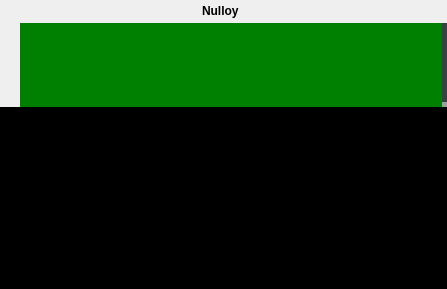
<?xml version="1.0" encoding="UTF-8"?>
<ui version="4.0">
 <class>mainWindow</class>
 <widget class="QDialog" name="mainWindow">
  <property name="geometry">
   <rect>
    <x>0</x>
    <y>0</y>
    <width>447</width>
    <height>289</height>
   </rect>
  </property>
  <property name="styleSheet">
   <string notr="true">
#coverWidget {
	background: transparent;
	border: 1px solid transparent;
}
#coverWidget:hover {
	border: 1px solid #E0A500;
}
NTrackInfoWidget {
	margin: 2;
}
NTrackInfoWidget QLabel {
	color: #D1D8DB;
	min-height: 11px;
	font-size: 10px;
	font-weight: bold;
	border-radius: 2;

	background: rgba(36, 43, 47, 200);
	padding: 0 1;
}
NTrackInfoWidget #MiddleCenter {
	font-size: 11px;
	min-height: 14px;
}

#playlistWidget {
	background: #000;
	color: #b6c0c6;
	qproperty-current_text_color: #e9f2f7;
	qproperty-failed_text_color: #555961;
	qproperty-file_drop_border_color: #E0A500;
	qproperty-file_drop_background: rgba(224, 165, 0, 50);
}

#playlistWidget::item {
	background: transparent;
}
#playlistWidget::item:selected {
	color: #fff;
	background: #3E484F;
}
#playlistWidget::item:hover {
	color: #fff;
	background: red;
}

#playlistWidget QScrollBar {
	background: transparent;
	width: 6;
	margin-left: 1px;
}
#playlistWidget QScrollBar::handle {
	background: #636970;
	min-height: 30px;
}
#playlistWidget QScrollBar::handle:hover {
	background: #E0A500;
}
#playlistWidget QScrollBar::add-line,
#playlistWidget QScrollBar::sub-line,
#playlistWidget QScrollBar::add-page,
#playlistWidget QScrollBar::sub-page {
	height: 0px;
	background: transparent;
}

QToolButton {
	border: none;
}

#volumeSlider {
	width: 5;
	background: #636970;
}
#volumeSlider:hover {
	background: #F0B000;
}
#volumeSlider::sub-page {
	background: #3B4047;
	margin-bottom: 3px;
}
#volumeSlider::groove:vertical {
	background: transparent;
}
#volumeSlider::handle {
	height: 5;
	background: rgba(180, 180, 180, 180);
}
#volumeSlider::handle:hover {
	background: #ff7b00;
}

#waveformSlider {
	background: green;
	qproperty-background: #000;
	qproperty-wave_background: white;
	qproperty-wave_border_color: transparent;
	qproperty-progress_playing_background: qlineargradient(spread:pad, x1:0, y1:0, x2:0, y2:1, stop:0 #fff657, stop:1 #ffa519);
	qproperty-remaining_playing_background: qlineargradient(spread:pad, x1:0, y1:0, x2:0, y2:1, stop:0 #c0cacd, stop:1 #919ca1);
	qproperty-progress_paused_background: qlineargradient(spread:pad, x1:0, y1:0, x2:0, y2:1, stop:0 #9BA0AA, stop:1 #686E79);
	qproperty-remaining_paused_background: qlineargradient(spread:pad, x1:0, y1:0, x2:0, y2:1, stop:0 #6d717b, stop:1 #545860);
	qproperty-groove_playing_background: #ff7b00;
	qproperty-groove_paused_background: #B0B5BF;
	qproperty-playing_composition: DestinationIn;
	qproperty-paused_composition: DestinationIn;
	qproperty-file_drop_border_color: #E0A500;
	qproperty-file_drop_background: rgba(224, 165, 0, 50);
}</string>
  </property>
  <layout class="QVBoxLayout" name="verticalLayout_4">
   <property name="spacing">
    <number>0</number>
   </property>
   <property name="margin">
    <number>0</number>
   </property>
   <item>
    <widget class="QWidget" name="borderWidget" native="true">
     <layout class="QVBoxLayout" name="verticalLayout">
      <property name="spacing">
       <number>2</number>
      </property>
      <property name="leftMargin">
       <number>0</number>
      </property>
      <property name="topMargin">
       <number>0</number>
      </property>
      <property name="rightMargin">
       <number>0</number>
      </property>
      <property name="bottomMargin">
       <number>0</number>
      </property>
      <item>
       <widget class="QWidget" name="titleWidget" native="true">
        <property name="minimumSize">
         <size>
          <width>0</width>
          <height>21</height>
         </size>
        </property>
        <property name="maximumSize">
         <size>
          <width>16777215</width>
          <height>21</height>
         </size>
        </property>
        <layout class="QHBoxLayout" name="horizontalLayout">
         <property name="spacing">
          <number>0</number>
         </property>
         <property name="margin">
          <number>0</number>
         </property>
         <item>
          <widget class="QLabel" name="iconLabel">
           <property name="sizePolicy">
            <sizepolicy hsizetype="Fixed" vsizetype="Fixed">
             <horstretch>0</horstretch>
             <verstretch>0</verstretch>
            </sizepolicy>
           </property>
           <property name="minimumSize">
            <size>
             <width>18</width>
             <height>18</height>
            </size>
           </property>
           <property name="maximumSize">
            <size>
             <width>18</width>
             <height>18</height>
            </size>
           </property>
           <property name="text">
            <string/>
           </property>
          </widget>
         </item>
         <item>
          <widget class="QToolButton" name="menuButton">
           <property name="sizePolicy">
            <sizepolicy hsizetype="Fixed" vsizetype="Expanding">
             <horstretch>0</horstretch>
             <verstretch>0</verstretch>
            </sizepolicy>
           </property>
           <property name="minimumSize">
            <size>
             <width>25</width>
             <height>0</height>
            </size>
           </property>
           <property name="maximumSize">
            <size>
             <width>25</width>
             <height>16777215</height>
            </size>
           </property>
           <property name="font">
            <font>
             <weight>75</weight>
             <bold>true</bold>
            </font>
           </property>
           <property name="focusPolicy">
            <enum>Qt::NoFocus</enum>
           </property>
           <property name="text">
            <string notr="true"/>
           </property>
          </widget>
         </item>
         <item>
          <spacer name="titleBarSpacer_2">
           <property name="orientation">
            <enum>Qt::Horizontal</enum>
           </property>
           <property name="sizeType">
            <enum>QSizePolicy::MinimumExpanding</enum>
           </property>
           <property name="sizeHint" stdset="0">
            <size>
             <width>10</width>
             <height>10</height>
            </size>
           </property>
          </spacer>
         </item>
         <item>
          <widget class="NLabel" name="titleLabel">
           <property name="sizePolicy">
            <sizepolicy hsizetype="Minimum" vsizetype="Preferred">
             <horstretch>0</horstretch>
             <verstretch>0</verstretch>
            </sizepolicy>
           </property>
           <property name="minimumSize">
            <size>
             <width>1</width>
             <height>0</height>
            </size>
           </property>
           <property name="font">
            <font>
             <weight>75</weight>
             <bold>true</bold>
            </font>
           </property>
           <property name="text">
            <string notr="true">Nulloy</string>
           </property>
           <property name="alignment">
            <set>Qt::AlignLeading|Qt::AlignLeft|Qt::AlignVCenter</set>
           </property>
          </widget>
         </item>
         <item>
          <spacer name="titleBarSpacer_1">
           <property name="orientation">
            <enum>Qt::Horizontal</enum>
           </property>
           <property name="sizeType">
            <enum>QSizePolicy::MinimumExpanding</enum>
           </property>
           <property name="sizeHint" stdset="0">
            <size>
             <width>10</width>
             <height>10</height>
            </size>
           </property>
          </spacer>
         </item>
         <item>
          <widget class="QToolButton" name="minimizeButton">
           <property name="sizePolicy">
            <sizepolicy hsizetype="Fixed" vsizetype="Expanding">
             <horstretch>0</horstretch>
             <verstretch>0</verstretch>
            </sizepolicy>
           </property>
           <property name="minimumSize">
            <size>
             <width>25</width>
             <height>0</height>
            </size>
           </property>
           <property name="maximumSize">
            <size>
             <width>25</width>
             <height>16777215</height>
            </size>
           </property>
           <property name="font">
            <font>
             <weight>75</weight>
             <bold>true</bold>
            </font>
           </property>
           <property name="focusPolicy">
            <enum>Qt::NoFocus</enum>
           </property>
           <property name="toolTip">
            <string>Minimize</string>
           </property>
           <property name="text">
            <string/>
           </property>
          </widget>
         </item>
         <item>
          <widget class="QToolButton" name="closeButton">
           <property name="sizePolicy">
            <sizepolicy hsizetype="Fixed" vsizetype="Expanding">
             <horstretch>0</horstretch>
             <verstretch>0</verstretch>
            </sizepolicy>
           </property>
           <property name="minimumSize">
            <size>
             <width>25</width>
             <height>0</height>
            </size>
           </property>
           <property name="maximumSize">
            <size>
             <width>25</width>
             <height>16777215</height>
            </size>
           </property>
           <property name="focusPolicy">
            <enum>Qt::NoFocus</enum>
           </property>
           <property name="toolTip">
            <string>Close</string>
           </property>
           <property name="text">
            <string/>
           </property>
          </widget>
         </item>
        </layout>
       </widget>
      </item>
      <item>
       <widget class="QSplitter" name="splitter">
        <property name="orientation">
         <enum>Qt::Vertical</enum>
        </property>
        <property name="handleWidth">
         <number>0</number>
        </property>
        <widget class="QWidget" name="splitTop" native="true">
         <layout class="QHBoxLayout" name="horizontalLayout_3">
          <property name="spacing">
           <number>0</number>
          </property>
          <property name="margin">
           <number>0</number>
          </property>
          <item>
           <widget class="QWidget" name="controlsContainer" native="true">
           </widget>
          </item>
          <item>
           <widget class="NCoverWidget" name="coverWidget">
            <property name="sizePolicy">
             <sizepolicy hsizetype="Fixed" vsizetype="Preferred">
              <horstretch>0</horstretch>
              <verstretch>0</verstretch>
             </sizepolicy>
            </property>
            <property name="minimumSize">
             <size>
              <width>20</width>
              <height>20</height>
             </size>
            </property>
            <property name="text">
             <string/>
            </property>
           </widget>
          </item>
          <item>
           <widget class="NWaveformSlider" name="waveformSlider" native="true">
            <property name="sizePolicy">
             <sizepolicy hsizetype="Expanding" vsizetype="Preferred">
              <horstretch>0</horstretch>
              <verstretch>0</verstretch>
             </sizepolicy>
            </property>
            <property name="minimumSize">
             <size>
              <width>100</width>
              <height>0</height>
             </size>
            </property>
           </widget>
          </item>
          <item>
           <widget class="NVolumeSlider" name="volumeSlider">
            <property name="sizePolicy">
             <sizepolicy hsizetype="Fixed" vsizetype="Preferred">
              <horstretch>0</horstretch>
              <verstretch>0</verstretch>
             </sizepolicy>
            </property>
            <property name="focusPolicy">
             <enum>Qt::NoFocus</enum>
            </property>
            <property name="toolTip">
             <string>Volume</string>
            </property>
            <property name="maximum">
             <number>100</number>
            </property>
            <property name="singleStep">
             <number>2</number>
            </property>
            <property name="tickPosition">
             <enum>QSlider::NoTicks</enum>
            </property>
           </widget>
          </item>
         </layout>
        </widget>
        <widget class="NPlaylistWidget" name="playlistWidget">
         <property name="sizePolicy">
          <sizepolicy hsizetype="Expanding" vsizetype="Ignored">
           <horstretch>0</horstretch>
           <verstretch>1</verstretch>
          </sizepolicy>
         </property>
         <property name="focusPolicy">
          <enum>Qt::ClickFocus</enum>
         </property>
         <property name="acceptDrops">
          <bool>true</bool>
         </property>
         <property name="frameShape">
          <enum>QFrame::NoFrame</enum>
         </property>
         <property name="horizontalScrollBarPolicy">
          <enum>Qt::ScrollBarAlwaysOff</enum>
         </property>
         <property name="selectionMode">
          <enum>QAbstractItemView::ExtendedSelection</enum>
         </property>
        </widget>
       </widget>
      </item>
     </layout>
    </widget>
   </item>
  </layout>
 </widget>
 <customwidgets>
  <customwidget>
   <class>NWaveformSlider</class>
   <extends>QWidget</extends>
   <header>waveformSlider.h</header>
   <container>1</container>
  </customwidget>
  <customwidget>
   <class>NPlaylistWidget</class>
   <extends>QListWidget</extends>
   <header>playlistWidget.h</header>
  </customwidget>
  <customwidget>
   <class>NLabel</class>
   <extends>QLabel</extends>
   <header>label.h</header>
  </customwidget>
  <customwidget>
   <class>NCoverWidget</class>
   <extends>QLabel</extends>
   <header>coverWidget.h</header>
  </customwidget>
  <customwidget>
   <class>NVolumeSlider</class>
   <extends>QSlider</extends>
   <header>volumeSlider.h</header>
  </customwidget>
 </customwidgets>
 <resources/>
 <connections/>
</ui>
